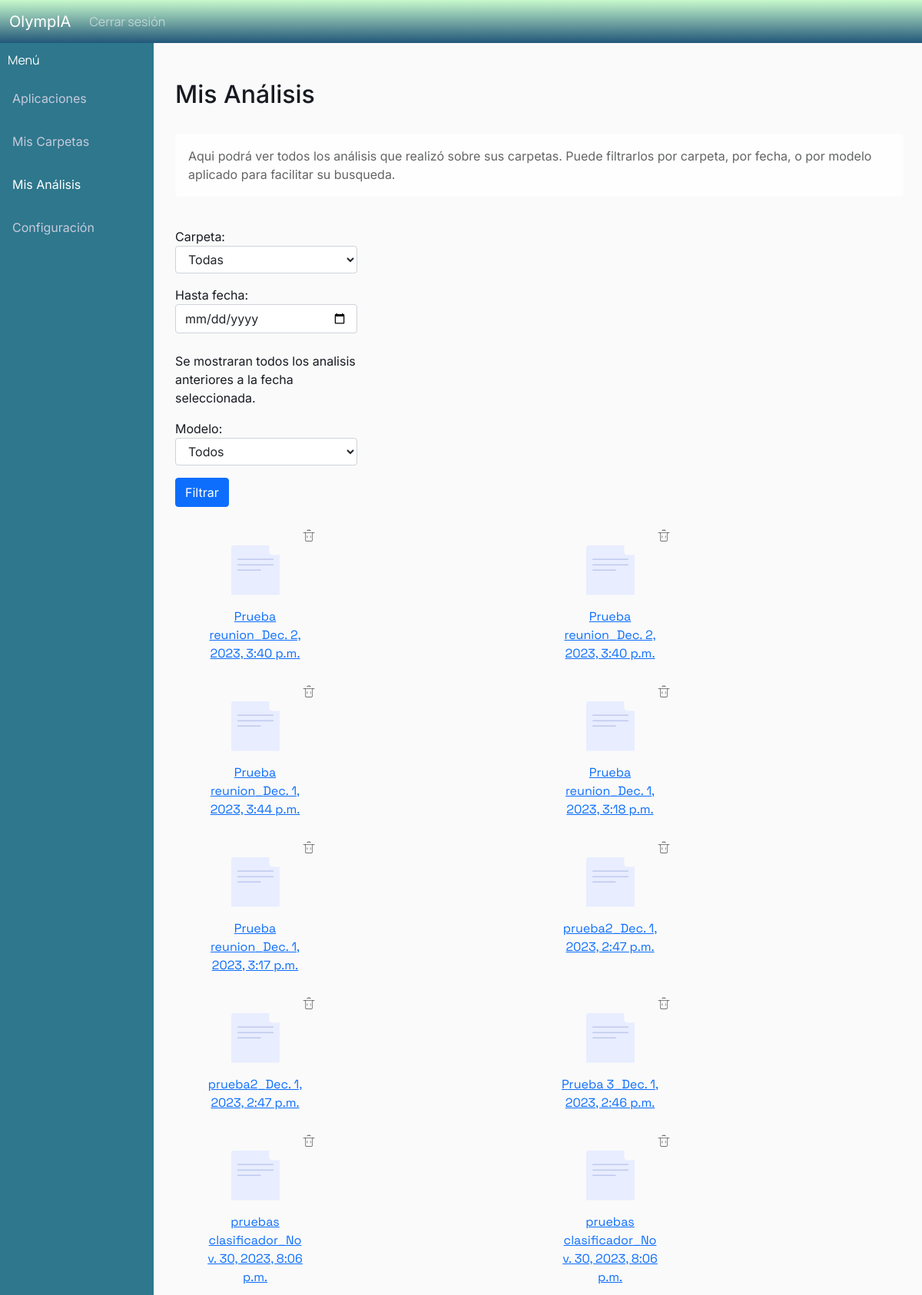
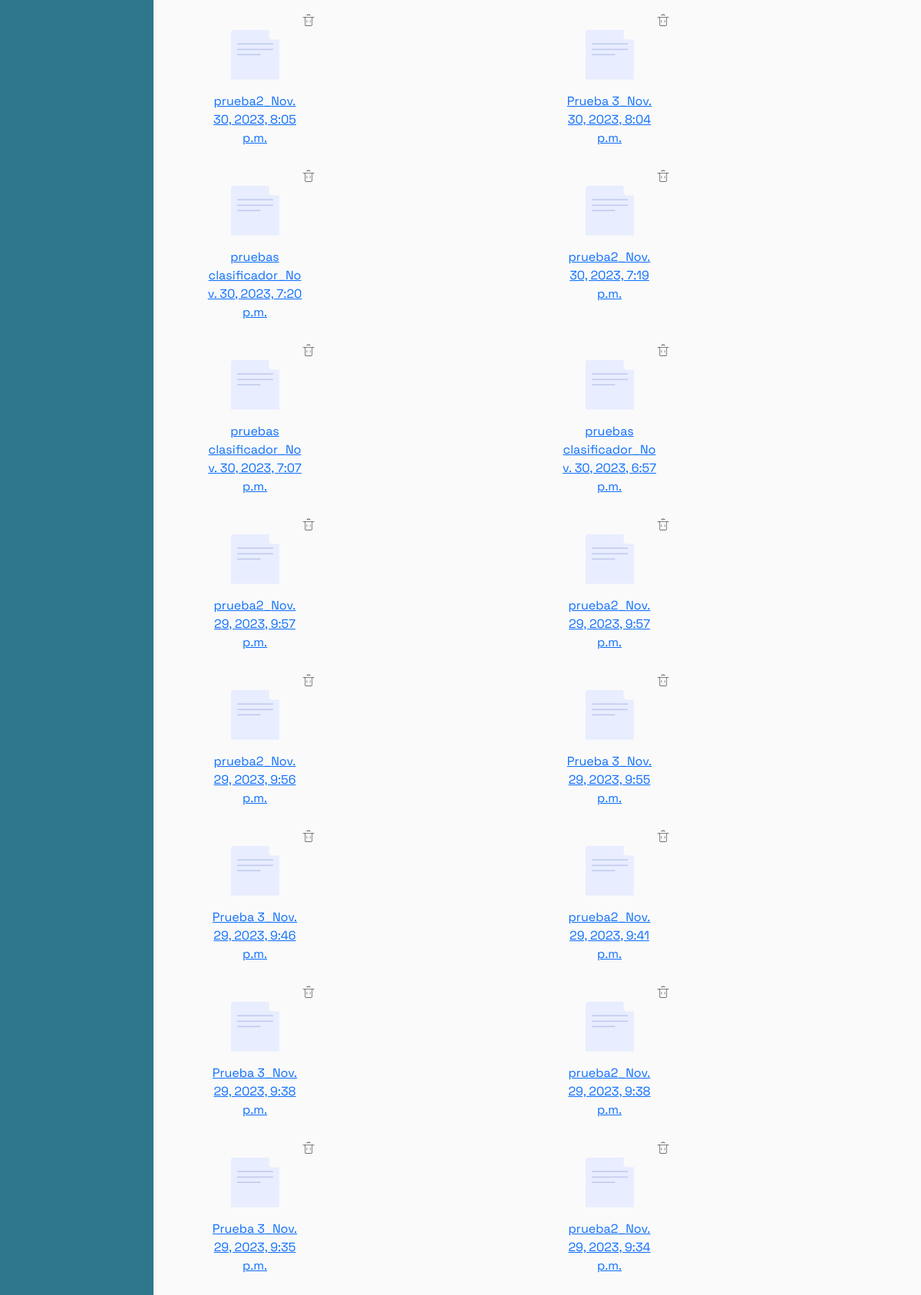
The page /resultados (signed in, upper part) on the database its author committed (2 pictures, top to bottom).
### analisis/models.py (models this page shows, shortened)
class Analisis(models.Model):
    class Meta:
        verbose_name_plural = "Analisis"
    fecha = models.DateTimeField(null=False, default=datetime.now)
    informe = models.TextField(blank=True, null=True) #capaz esto lo sacamos y en su ligar armamos el html del informe con los graficos y las imagenes. O aca se pone el template del informe
    carpeta =  models.ForeignKey(Carpeta, on_delete=models.CASCADE, blank=True)  # si se borra la carpeta se borra el analisis. Esto no deberia pasar pero da un error al borrar archivos si no esta esto.
    modelo = models.ForeignKey(Modelo, on_delete=models.DO_NOTHING, blank=True)

class Carpeta(models.Model):
    nombre = models.CharField(max_length=256)
    fecha_creacion = models.DateTimeField(null=False)
    ultima_modificacion = models.DateTimeField(null=False)
    usuario = models.ForeignKey(User, on_delete=models.CASCADE)

### analisis/views.py (the view)
# urls.py: path("resultados", views.resultados, name="analisis-resultados"),
@login_required
def resultados(request):
    carpetas = Carpeta.objects.filter(usuario = request.user)
    analisis = None
    if request.method == 'POST':
        form = AnalisisViewForm(request.POST,user_id = request.user.id)
        if form.is_valid():
            carpeta = form.cleaned_data['carpeta']
            fecha = form.cleaned_data['fecha']
            modelo = form.cleaned_data['modelo']
            if carpeta == 'all':
                carpetas = Carpeta.objects.filter(usuario = request.user)
            else:
                carpetas = Carpeta.objects.filter(usuario = request.user, id = carpeta)
            if fecha:
                if modelo != 'all':
                    analisis = Analisis.objects.filter(Q(carpeta__in = carpetas), Q( fecha__lte = fecha), Q(modelo = modelo)).order_by("-id")
                else:
                    analisis = Analisis.objects.filter(Q(carpeta__in = carpetas), Q( fecha__lte = fecha)).order_by("-id")
            else:
                if modelo != 'all':
                    analisis = Analisis.objects.filter(Q(carpeta__in = carpetas), Q(modelo = modelo)).order_by("-id")
                else:
                    analisis = Analisis.objects.filter(carpeta__in = carpetas).order_by("-id")
    else:
        form = AnalisisViewForm(user_id = request.user.id)
        carpetas = Carpeta.objects.filter(usuario = request.user)
        analisis = Analisis.objects.filter(carpeta__in = carpetas).order_by("-id")
    context = {
        'analisis' : analisis,
        'form' : form,
    }
    return render(request, "analisis/resultados.html",context=context)

### analisis/templates/analisis/resultados.html (shortened to what this page needs)
{% extends "analisis/base.html" %}
{% load static %}
{% block content %}
<div class="row">
    <div class="col-sm">
        <div class="sidebar">
            <div class="sidebar-brand"> Menú </div>
            <a href="{% url 'analisis-principal' %}">Aplicaciones</a>
            <a href="{% url 'analisis-carpetas' %}">Mis Carpetas</a>
            <a class="active" href="">Mis Análisis</a>
            <a href="{% url 'analisis-config' %}">Configuración</a>
        </div>
    </div>
    <div class = "col-md-10">
        <main role="main" class="container">
            <h2>Mis Análisis</h2>
            <div class="alert alert-light" role="alert">
                Aqui podrá ver todos los análisis que realizó sobre sus carpetas. Puede filtrarlos por carpeta, por fecha, o por modelo aplicado para facilitar su busqueda.
            </div>
            <div class = "col-3">
                <form action="" method=POST enctype="multipart/form-data">
                    {{ form.as_p }}
                    <input type="submit" value="Filtrar" class="btn btn-primary btn-md">
                </form>
            </div>
            <div class="container">
                <div class="row">
                    {% for analisis in analisis %}
                        <div class="col-6">
                            <div class="card bg-transparent border-0" style="width:10rem;">
                                <div class = "text-end">
                                    <a href="{% url 'analisis-borrar_analisis' analisis.id %}" onclick="return confirm('¿Estás seguro de que quieres eliminar este análisis?')">
                                        <img src="{% static 'images/trash.png'%}" width="20" >
                                    </a>
                                </div>
                                <div class="text-center" >
                                    <a href="{% url 'analisis-resultado' analisis.id %}">
                                        <div class="text-center" >
                                            <img src="{% static 'images/archivo.png'%}">
                                        </div>
                                        <div class="card-body">
                                            <div class="card-title nombre">{{analisis.carpeta.nombre}}_{{analisis.fecha}}</div>
                                        </div>
                                    </a>
                                </div>
                            </div>
                        </div>
                    {% endfor %}
                </div>
            </div>
        </main>
    </div>
</div>
{% endblock content %}

### analisis/static/analisis.css (style rules this page uses)
body { background: #fafafa; color: #171A21; margin-top: 3.5rem; font-family: 'Inter', 'Space Grotesk', Arial, sans-serif; }
h1, h2, h3, h4, h5, h6 { color: #171A21; }
.sidebar { margin: 0; padding: 0; width: 200px; background-color: #2E778C; position: fixed; height: 100%; overflow: auto; }
.sidebar a { display: block; color: #C7CADD; padding: 16px; text-decoration: none; }
.sidebar a.active { color: white; }
.sidebar-brand { padding: 10px; color: #ffffff; font-family: 'Manrope'; }
.nombre { font-family: 'Space Grotesk'; text-decoration: none; }
.form-control { appearance: menulist; }

### rows shown on the page
Analisis: carpeta.nombre "Prueba reunion", fecha "Dec. 2, 2023, 3:40 p.m."
Analisis: carpeta.nombre "Prueba reunion", fecha "Dec. 2, 2023, 3:40 p.m."
Analisis: carpeta.nombre "Prueba reunion", fecha "Dec. 1, 2023, 3:44 p.m."
Analisis: carpeta.nombre "Prueba reunion", fecha "Dec. 1, 2023, 3:18 p.m."
Analisis: carpeta.nombre "Prueba reunion", fecha "Dec. 1, 2023, 3:17 p.m."
Analisis: carpeta.nombre "prueba2", fecha "Dec. 1, 2023, 2:47 p.m."
Analisis: carpeta.nombre "prueba2", fecha "Dec. 1, 2023, 2:47 p.m."
Analisis: carpeta.nombre "Prueba 3", fecha "Dec. 1, 2023, 2:46 p.m."
Analisis: carpeta.nombre "pruebas clasificador", fecha "Nov. 30, 2023, 8:06 p.m."
Analisis: carpeta.nombre "pruebas clasificador", fecha "Nov. 30, 2023, 8:06 p.m."
Analisis: carpeta.nombre "prueba2", fecha "Nov. 30, 2023, 8:05 p.m."
Analisis: carpeta.nombre "Prueba 3", fecha "Nov. 30, 2023, 8:04 p.m."
Analisis: carpeta.nombre "pruebas clasificador", fecha "Nov. 30, 2023, 7:20 p.m."
Analisis: carpeta.nombre "prueba2", fecha "Nov. 30, 2023, 7:19 p.m."
Analisis: carpeta.nombre "pruebas clasificador", fecha "Nov. 30, 2023, 7:07 p.m."
Analisis: carpeta.nombre "pruebas clasificador", fecha "Nov. 30, 2023, 6:57 p.m."
Analisis: carpeta.nombre "prueba2", fecha "Nov. 29, 2023, 9:57 p.m."
Analisis: carpeta.nombre "prueba2", fecha "Nov. 29, 2023, 9:57 p.m."
Analisis: carpeta.nombre "prueba2", fecha "Nov. 29, 2023, 9:56 p.m."
Analisis: carpeta.nombre "Prueba 3", fecha "Nov. 29, 2023, 9:55 p.m."
Analisis: carpeta.nombre "Prueba 3", fecha "Nov. 29, 2023, 9:46 p.m."
Analisis: carpeta.nombre "prueba2", fecha "Nov. 29, 2023, 9:41 p.m."
Analisis: carpeta.nombre "Prueba 3", fecha "Nov. 29, 2023, 9:38 p.m."
Analisis: carpeta.nombre "prueba2", fecha "Nov. 29, 2023, 9:38 p.m."
Analisis: carpeta.nombre "Prueba 3", fecha "Nov. 29, 2023, 9:35 p.m."
Analisis: carpeta.nombre "prueba2", fecha "Nov. 29, 2023, 9:34 p.m."
